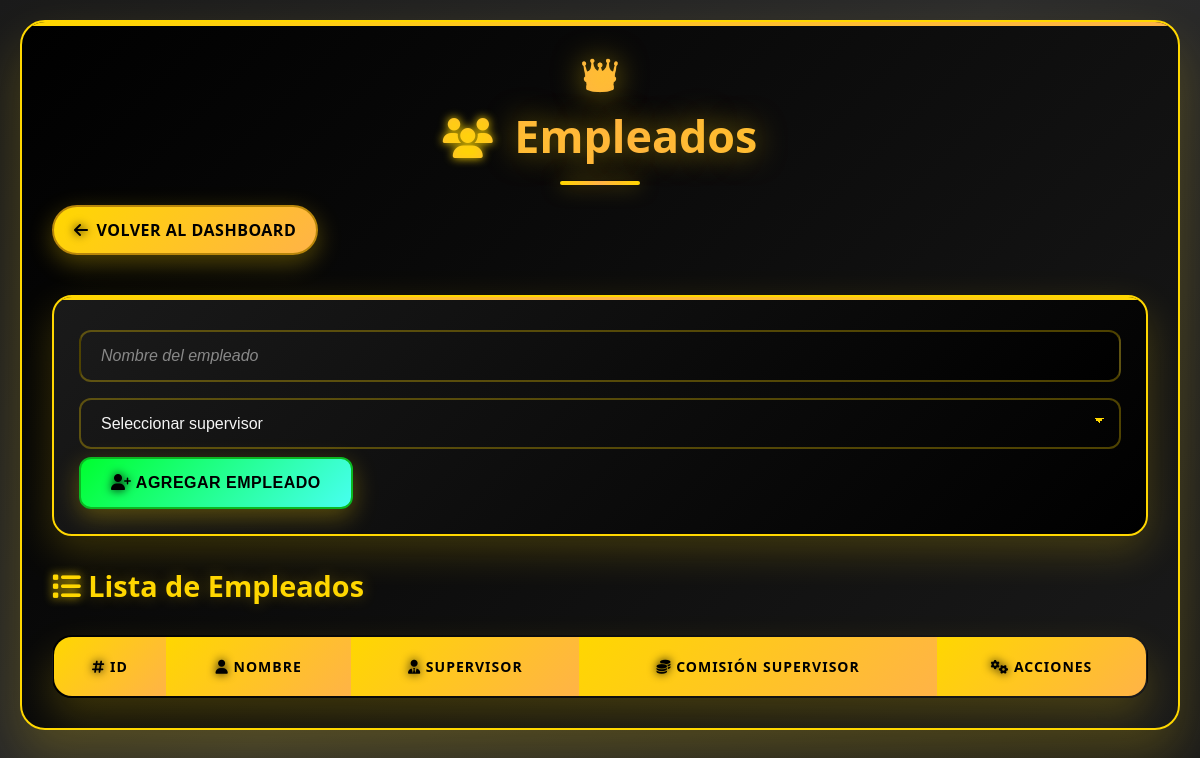
The app's page /empleados (signed in), older data.
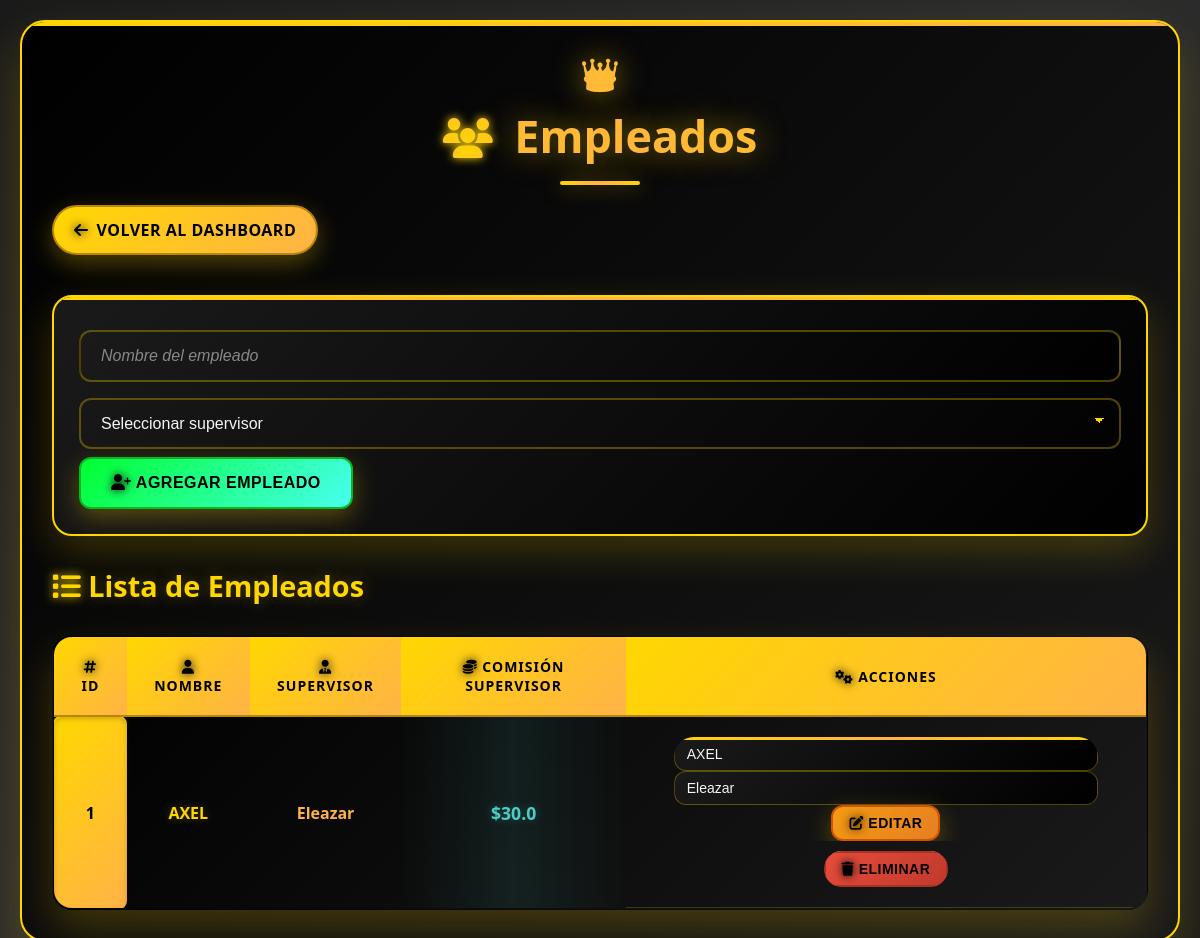
The same page, newer data.
### tables this page shows
CREATE TABLE empleados (
            id INTEGER PRIMARY KEY AUTOINCREMENT,
            nombre TEXT NOT NULL,
            id_supervisor INTEGER,
            FOREIGN KEY (id_supervisor) REFERENCES supervisores(id)
        );

CREATE TABLE supervisores (
            id INTEGER PRIMARY KEY AUTOINCREMENT,
            nombre TEXT NOT NULL UNIQUE,
            comision_por_pieza REAL NOT NULL
        );

### app.py (the view, shortened to what this page needs)
@app.route('/empleados', methods=['GET', 'POST'])
def empleados():
    if 'user_id' not in session:
        return redirect(url_for('login'))
    conn = sqlite3.connect(DB_PATH)
    cursor = conn.cursor()
    cursor.execute('''
        CREATE TABLE IF NOT EXISTS empleados (
            id INTEGER PRIMARY KEY AUTOINCREMENT,
            nombre TEXT NOT NULL,
            id_supervisor INTEGER,
            FOREIGN KEY (id_supervisor) REFERENCES supervisores(id)
        )
    ''')
    action = request.form.get("action")
    cursor.execute("SELECT id, nombre, comision_por_pieza FROM supervisores")
    supervisores = cursor.fetchall()
    cursor.execute("""
        SELECT e.id, e.nombre, s.nombre AS supervisor, s.comision_por_pieza
        FROM empleados e
        LEFT JOIN supervisores s ON e.id_supervisor = s.id
    """)
    empleados = cursor.fetchall()
    conn.close()
    return render_template("empleados.html", empleados=empleados, supervisores=supervisores)

### templates/empleados.html (shortened to what this page needs)
<!DOCTYPE html>
<html lang="es">
<head>
    <link href="https://cdnjs.cloudflare.com/ajax/libs/font-awesome/6.4.0/css/all.min.css" rel="stylesheet">
    <link rel="stylesheet" href="{{ url_for('static', filename='../static/css/empleados.css') }}">
</head>
<body>
    <div class="container">
    <h2><i class="fas fa-users"></i> Empleados</h2>
    <a href="{{ url_for('dashboard') }}">
        <i class="fas fa-arrow-left"></i> Volver al Dashboard
    </a>
<form id="formAgregar" method="post">
    <input type="text" name="nombre" placeholder="Nombre del empleado" required>
    <select name="id_supervisor" required>
        <option value="">Seleccionar supervisor</option>
    </select>
    <button type="submit">
        <i class="fas fa-user-plus"></i> Agregar Empleado
    </button>
</form>
    <h3><i class="fas fa-list"></i> Lista de Empleados</h3>
    <table>
        <thead>
            <tr>
                <th><i class="fas fa-hashtag"></i> ID</th>
                <th><i class="fas fa-user"></i> Nombre</th>
                <th><i class="fas fa-user-tie"></i> Supervisor</th>
                <th><i class="fas fa-coins"></i> Comisión Supervisor</th>
                <th><i class="fas fa-cogs"></i> Acciones</th>
            </tr>
        </thead>
        <tbody>
        {% for emp in empleados %}
        <tr>
            <td>{{ emp[0] }}</td>
            <td>{{ emp[1] }}</td>
            <td>{{ emp[2] or "Sin supervisor" }}</td>
            <td>${{ emp[3] or 0 }}</td>
            <td class="actions">
                <form method="post" style="display:inline;">
                    <input type="text" name="nombre" value="{{ emp[1] }}" required>
                    <select name="id_supervisor" required>
                        {% for sup in supervisores %}
                        <option value="{{ sup[0] }}" {% if emp[2] == sup[1] %}selected{% endif %}>{{ sup[1] }}</option>
                        {% endfor %}
                    </select>
                    <button type="submit" class="edit">
                        <i class="fas fa-edit"></i> Editar
                    </button>
                </form>
                <form method="post" style="display:inline;" onsubmit="return confirm('¿Seguro que deseas eliminar este empleado?');">
                    <button type="submit" class="delete">
                        <i class="fas fa-trash"></i> Eliminar
                    </button>
                </form>
            </td>
        </tr>
        {% endfor %}
        </tbody>
    </table>
</div>
</body>
</html>

Row changes from the older to the newer data that the page shows:
added empleados: id "1", nombre "AXEL", nombre "Eleazar", comision_por_pieza "30.0", id_supervisor "Eleazar"
